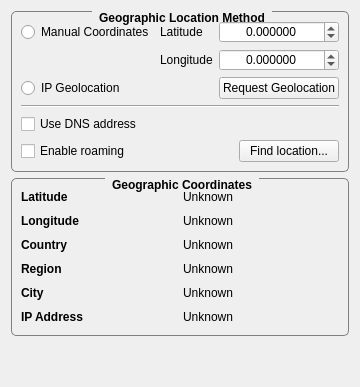
     <widget class="QWidget" name="tab">
      <attribute name="title">
       <string>Location</string>
      </attribute>
      <layout class="QVBoxLayout" name="verticalLayout_7">
       <item>
        <widget class="QGroupBox" name="groupBox_4">
         <property name="sizePolicy">
          <sizepolicy hsizetype="Preferred" vsizetype="MinimumExpanding">
           <horstretch>0</horstretch>
           <verstretch>0</verstretch>
          </sizepolicy>
         </property>
         <property name="font">
          <font>
           <weight>75</weight>
           <bold>true</bold>
          </font>
         </property>
         <property name="styleSheet">
          <string notr="true">QGroupBox {
    border: 1px solid gray;
    border-radius: 5px;
    margin-top: 2ex;
}

QGroupBox::title {
    subcontrol-origin: margin;
    subcontrol-position: top center; /* position at the top center */
    padding: 0px 5px;
}</string>
         </property>
         <property name="title">
          <string>Geographic Location Method</string>
         </property>
         <layout class="QVBoxLayout" name="verticalLayout_5" stretch="0,0,0,0">
          <item>
           <layout class="QGridLayout" name="gridLayout_4">
            <item row="1" column="0">
             <widget class="QLabel" name="label_39">
              <property name="text">
               <string/>
              </property>
             </widget>
            </item>
            <item row="1" column="2">
             <widget class="QDoubleSpinBox" name="m_longitudeSpin">
              <property name="toolTip">
               <string>Longitude value</string>
              </property>
              <property name="statusTip">
               <string>Longitude value</string>
              </property>
              <property name="alignment">
               <set>Qt::AlignCenter</set>
              </property>
              <property name="decimals">
               <number>6</number>
              </property>
              <property name="minimum">
               <double>-180.000000000000000</double>
              </property>
              <property name="maximum">
               <double>180.000000000000000</double>
              </property>
             </widget>
            </item>
            <item row="0" column="2">
             <widget class="QDoubleSpinBox" name="m_latitudeSpin">
              <property name="toolTip">
               <string>Latitude value</string>
              </property>
              <property name="statusTip">
               <string>Latitude value</string>
              </property>
              <property name="alignment">
               <set>Qt::AlignCenter</set>
              </property>
              <property name="decimals">
               <number>6</number>
              </property>
              <property name="minimum">
               <double>-90.000000000000000</double>
              </property>
              <property name="maximum">
               <double>90.000000000000000</double>
              </property>
             </widget>
            </item>
            <item row="1" column="1">
             <widget class="QLabel" name="m_longitudeLabel">
              <property name="toolTip">
               <string>Longitude value</string>
              </property>
              <property name="statusTip">
               <string>Longitude value</string>
              </property>
              <property name="text">
               <string>Longitude</string>
              </property>
             </widget>
            </item>
            <item row="0" column="1">
             <widget class="QLabel" name="m_latitudeLabel">
              <property name="toolTip">
               <string>Latitude value</string>
              </property>
              <property name="statusTip">
               <string>Latitude value</string>
              </property>
              <property name="text">
               <string>Latitude</string>
              </property>
             </widget>
            </item>
            <item row="0" column="0">
             <widget class="QRadioButton" name="m_useManual">
              <property name="toolTip">
               <string>Specify geographic coordinates</string>
              </property>
              <property name="statusTip">
               <string>Specify geographic coordinates</string>
              </property>
              <property name="text">
               <string>Manual Coordinates</string>
              </property>
             </widget>
            </item>
            <item row="2" column="0">
             <widget class="QRadioButton" name="m_useGeolocation">
              <property name="toolTip">
               <string>Use IP geolocation service</string>
              </property>
              <property name="statusTip">
               <string>Use IP geolocation service</string>
              </property>
              <property name="text">
               <string>IP Geolocation</string>
              </property>
             </widget>
            </item>
            <item row="2" column="2">
             <widget class="QPushButton" name="m_geoRequest">
              <property name="toolTip">
               <string>Request IP geolocation</string>
              </property>
              <property name="statusTip">
               <string>Request IP geolocation</string>
              </property>
              <property name="text">
               <string>Request Geolocation</string>
              </property>
             </widget>
            </item>
            <item row="2" column="1">
             <widget class="QLabel" name="m_ipapiLabel">
              <property name="toolTip">
               <string>Geolocation service status</string>
              </property>
              <property name="statusTip">
               <string>Geolocation service status</string>
              </property>
              <property name="text">
               <string/>
              </property>
             </widget>
            </item>
           </layout>
          </item>
          <item>
           <widget class="Line" name="line_2">
            <property name="orientation">
             <enum>Qt::Horizontal</enum>
            </property>
           </widget>
          </item>
          <item>
           <widget class="QCheckBox" name="m_useDNS">
            <property name="toolTip">
             <string>Use DNS IP for geolocation</string>
            </property>
            <property name="statusTip">
             <string>Use DNS IP for geolocation</string>
            </property>
            <property name="text">
             <string>Use DNS address</string>
            </property>
           </widget>
          </item>
          <item>
           <layout class="QHBoxLayout" name="horizontalLayout_15">
            <item>
             <widget class="QCheckBox" name="m_roamingCheck">
              <property name="toolTip">
               <string>Obtain geographical coordinates before each weather data request.</string>
              </property>
              <property name="statusTip">
               <string>Obtain geographical coordinates before each weather data request.</string>
              </property>
              <property name="text">
               <string>Enable roaming</string>
              </property>
             </widget>
            </item>
            <item>
             <spacer name="horizontalSpacer_3">
              <property name="orientation">
               <enum>Qt::Horizontal</enum>
              </property>
              <property name="sizeHint" stdset="0">
               <size>
                <width>40</width>
                <height>20</height>
               </size>
              </property>
             </spacer>
            </item>
            <item>
             <widget class="QPushButton" name="m_geoFind">
              <property name="minimumSize">
               <size>
                <width>100</width>
                <height>0</height>
               </size>
              </property>
              <property name="text">
               <string>Find location...</string>
              </property>
             </widget>
            </item>
           </layout>
          </item>
         </layout>
        </widget>
       </item>
       <item>
        <widget class="QGroupBox" name="m_geoBox">
         <property name="sizePolicy">
          <sizepolicy hsizetype="Preferred" vsizetype="MinimumExpanding">
           <horstretch>0</horstretch>
           <verstretch>0</verstretch>
          </sizepolicy>
         </property>
         <property name="font">
          <font>
           <weight>75</weight>
           <bold>true</bold>
          </font>
         </property>
         <property name="styleSheet">
          <string notr="true">QGroupBox {
    border: 1px solid gray;
    border-radius: 5px;
    margin-top: 2ex;
}

QGroupBox::title {
    subcontrol-origin: margin;
    subcontrol-position: top center; /* position at the top center */
    padding: 0px 5px;
}</string>
         </property>
         <property name="title">
          <string>Geographic Coordinates</string>
         </property>
         <property name="flat">
          <bool>false</bool>
         </property>
         <layout class="QVBoxLayout" name="verticalLayout_2">
          <item>
           <layout class="QGridLayout" name="gridLayout_2" columnstretch="1,1">
            <item row="2" column="0">
             <widget class="QLabel" name="label">
              <property name="minimumSize">
               <size>
                <width>0</width>
                <height>18</height>
               </size>
              </property>
              <property name="maximumSize">
               <size>
                <width>16777215</width>
                <height>18</height>
               </size>
              </property>
              <property name="font">
               <font>
                <weight>75</weight>
                <bold>true</bold>
               </font>
              </property>
              <property name="text">
               <string>Country</string>
              </property>
             </widget>
            </item>
            <item row="2" column="1">
             <widget class="QLabel" name="m_country">
              <property name="minimumSize">
               <size>
                <width>0</width>
                <height>18</height>
               </size>
              </property>
              <property name="maximumSize">
               <size>
                <width>16777215</width>
                <height>18</height>
               </size>
              </property>
              <property name="text">
               <string notr="true">Unknown</string>
              </property>
             </widget>
            </item>
            <item row="3" column="0">
             <widget class="QLabel" name="label_5">
              <property name="minimumSize">
               <size>
                <width>0</width>
                <height>18</height>
               </size>
              </property>
              <property name="maximumSize">
               <size>
                <width>16777215</width>
                <height>18</height>
               </size>
              </property>
              <property name="font">
               <font>
                <weight>75</weight>
                <bold>true</bold>
               </font>
              </property>
              <property name="text">
               <string>Region</string>
              </property>
             </widget>
            </item>
            <item row="3" column="1">
             <widget class="QLabel" name="m_region">
              <property name="minimumSize">
               <size>
                <width>0</width>
                <height>18</height>
               </size>
              </property>
              <property name="maximumSize">
               <size>
                <width>16777215</width>
                <height>18</height>
               </size>
              </property>
              <property name="text">
               <string notr="true">Unknown</string>
              </property>
             </widget>
            </item>
            <item row="0" column="0">
             <widget class="QLabel" name="label_7">
              <property name="minimumSize">
               <size>
                <width>0</width>
                <height>18</height>
               </size>
              </property>
              <property name="maximumSize">
               <size>
                <width>16777215</width>
                <height>18</height>
               </size>
              </property>
              <property name="font">
               <font>
                <weight>75</weight>
                <bold>true</bold>
               </font>
              </property>
              <property name="text">
               <string>Latitude</string>
              </property>
             </widget>
            </item>
            <item row="1" column="0">
             <widget class="QLabel" name="label_9">
              <property name="minimumSize">
               <size>
                <width>0</width>
                <height>18</height>
               </size>
              </property>
              <property name="maximumSize">
               <size>
                <width>16777215</width>
                <height>18</height>
               </size>
              </property>
              <property name="font">
               <font>
                <weight>75</weight>
                <bold>true</bold>
               </font>
              </property>
              <property name="text">
               <string>Longitude</string>
              </property>
             </widget>
            </item>
            <item row="0" column="1">
             <widget class="QLabel" name="m_latitude">
              <property name="minimumSize">
               <size>
                <width>0</width>
                <height>18</height>
               </size>
              </property>
              <property name="maximumSize">
               <size>
                <width>16777215</width>
                <height>18</height>
               </size>
              </property>
              <property name="text">
               <string notr="true">Unknown</string>
              </property>
             </widget>
            </item>
            <item row="1" column="1">
             <widget class="QLabel" name="m_longitude">
              <property name="minimumSize">
               <size>
                <width>0</width>
                <height>18</height>
               </size>
              </property>
              <property name="maximumSize">
               <size>
                <width>16777215</width>
                <height>18</height>
               </size>
              </property>
              <property name="text">
               <string notr="true">Unknown</string>
              </property>
             </widget>
            </item>
            <item row="5" column="1">
             <widget class="QLabel" name="m_ip">
              <property name="minimumSize">
               <size>
                <width>0</width>
                <height>18</height>
               </size>
              </property>
              <property name="maximumSize">
               <size>
                <width>16777215</width>
                <height>18</height>
               </size>
              </property>
              <property name="text">
               <string notr="true">Unknown</string>
              </property>
             </widget>
            </item>
            <item row="5" column="0">
             <widget class="QLabel" name="label_3">
              <property name="minimumSize">
               <size>
                <width>0</width>
                <height>18</height>
               </size>
              </property>
              <property name="maximumSize">
               <size>
                <width>16777215</width>
                <height>18</height>
               </size>
              </property>
              <property name="font">
               <font>
                <weight>75</weight>
                <bold>true</bold>
               </font>
              </property>
              <property name="text">
               <string>IP Address</string>
              </property>
             </widget>
            </item>
            <item row="4" column="1">
             <widget class="QLabel" name="m_city">
              <property name="minimumSize">
               <size>
                <width>0</width>
                <height>18</height>
               </size>
              </property>
              <property name="maximumSize">
               <size>
                <width>16777215</width>
                <height>18</height>
               </size>
              </property>
              <property name="text">
               <string notr="true">Unknown</string>
              </property>
             </widget>
            </item>
            <item row="4" column="0">
             <widget class="QLabel" name="label_2">
              <property name="minimumSize">
               <size>
                <width>0</width>
                <height>18</height>
               </size>
              </property>
              <property name="maximumSize">
               <size>
                <width>16777215</width>
                <height>18</height>
               </size>
              </property>
              <property name="font">
               <font>
                <weight>75</weight>
                <bold>true</bold>
               </font>
              </property>
              <property name="text">
               <string>City</string>
              </property>
             </widget>
            </item>
           </layout>
          </item>
         </layout>
        </widget>
       </item>
       <item>
        <spacer name="verticalSpacer_4">
         <property name="orientation">
          <enum>Qt::Vertical</enum>
         </property>
         <property name="sizeHint" stdset="0">
          <size>
           <width>20</width>
           <height>40</height>
          </size>
         </property>
        </spacer>
       </item>
      </layout>
     </widget>
